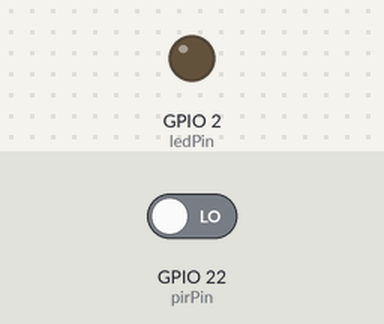
Simulated run of this sketch. Board: ESP32. Parts: output pins drawn as LEDs (lit = HIGH). The inputs (shaded band) are chosen by the test bench; at power-on: GPIO 22 (pirPin) LOW. WiFi joins after 1.5 s; servers stay silent unless stated; random numbers use the default seed unless the sketch sets one; no MQTT or app messages arrive unless stated; what the sketch prints to the serial monitor is not drawn.

Above: at 2.7 s.
2.8 s: GPIO 22 (pirPin) driven HIGH
At 3.6 s:
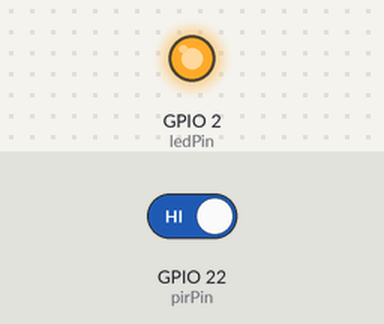
Timing chart, 0 to 9.3 s (numbered marks = the images above; inputs shaded):
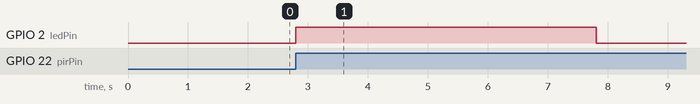

The sketch:

MQTT_Pub_only.ino
```cpp
#include <WiFi.h>
#include <PubSubClient.h> // MQTT library

// Wi-Fi Network Credentials Placeholders
const char* ssid = "YOUR_WIFI_SSID";
const char* password = "YOUR_WIFI_PASSWORD";

// MQTT Broker Settings
const char* mqtt_broker = "broker.hivemq.com"; // Public MQTT broker
const int mqtt_port = 1883;                    // Default MQTT port
const char* mqtt_topic = "your/mqtt/topic";    // Change this to your unique topic

// Hardware Pin Configuration
const int pirPin = 22;      // Digital input pin connected to PIR sensor
const int ledPin = 2;       // On-board LED pin for status display

// Variables for Motion Detection and Timing
volatile bool motionDetected = false;
unsigned long lastTriggerTime = 0;
const unsigned long alertTimeout = 5000; // Time in milliseconds to keep the alert active (5 seconds)
bool stateSent = false;                  // Flag to ensure MQTT message is sent only once per trigger

// Create network client objects
WiFiClient espClient;
PubSubClient client(espClient);

// Interrupt Service Routine (ISR) - Runs instantly when physical motion is detected
void IRAM_ATTR motionISR() {
  motionDetected = true;
  lastTriggerTime = millis(); // Save the exact current hardware timestamp
}

// Function to handle Wi-Fi connection
void setup_wifi() {
  delay(10);
  Serial.println("\nConnecting to Wi-Fi...");
  WiFi.mode(WIFI_STA); // Set ESP32 to station mode
  WiFi.begin(ssid, password);

  // Wait until connected
  while (WiFi.status() != WL_CONNECTED) {
    delay(500);
    Serial.print(".");
  }
  Serial.println("\nWi-Fi Connected!");
  Serial.print("IP Address: ");
  Serial.println(WiFi.localIP());
}

// Function to handle MQTT broker connection and automatic retries
void reconnect() {
  // Loop until the client successfully connects
  while (!client.connected()) {
    Serial.print("Attempting MQTT connection...");

    // Generate a unique random Client ID to avoid conflicts on the broker
    String clientId = "ESP32Client-" + String(random(0, 1000));

    // Try to connect to the broker
    if (client.connect(clientId.c_str())) {
      Serial.println("Connected to MQTT Broker successfully!");
    } else {
      // If connection fails, print the error state code and try again
      Serial.print("Connection failed, state code = ");
      Serial.print(client.state());
      Serial.println(" Retrying in 2 seconds...");
      delay(2000);
    }
  }
}

void setup() {
  Serial.begin(115200); // Initialize serial monitoring baud rate

  // Set up pin modes
  pinMode(ledPin, OUTPUT);
  digitalWrite(ledPin, LOW); // Turn off LED by default

  pinMode(pirPin, INPUT);
  // Attach interrupt to monitor the PIR pin transitioning from LOW to HIGH
  attachInterrupt(digitalPinToInterrupt(pirPin), motionISR, RISING);

  // Initialize network and MQTT settings
  setup_wifi();
  client.setServer(mqtt_broker, mqtt_port);
}

void loop() {
  // Check if connection to the MQTT broker is lost
  if (!client.connected()) {
    reconnect();
  }
  client.loop(); // Internal processing loop to keep the MQTT connection alive

  // Real-time motion evaluation logic
  if (motionDetected) {
    digitalWrite(ledPin, HIGH); // Turn on physical LED to show active alert

    // Publish data to the cloud only ONCE when motion starts
    if (!stateSent) {
      Serial.println("Sending MQTT Payload: [ALERT: Motion Detected]");
      client.publish(mqtt_topic, "ALERT: Motion Detected");
      stateSent = true;
    }

    // Check if the 5-second timeout window has passed since the last movement
    if (millis() - lastTriggerTime > alertTimeout) {
      motionDetected = false;     // Reset the motion flag
      digitalWrite(ledPin, LOW);  // Turn off the physical LED

      Serial.println("Sending MQTT Payload: [STATUS: Safe]");
      client.publish(mqtt_topic, "STATUS: Safe");
      stateSent = false;          // Reset flag to prepare for the next detection event
    }
  }
}
```

Measured:
- after the input at 2.8 s, GPIO 2 (ledPin): LOW → HIGH at once, → LOW 5.0 s later
